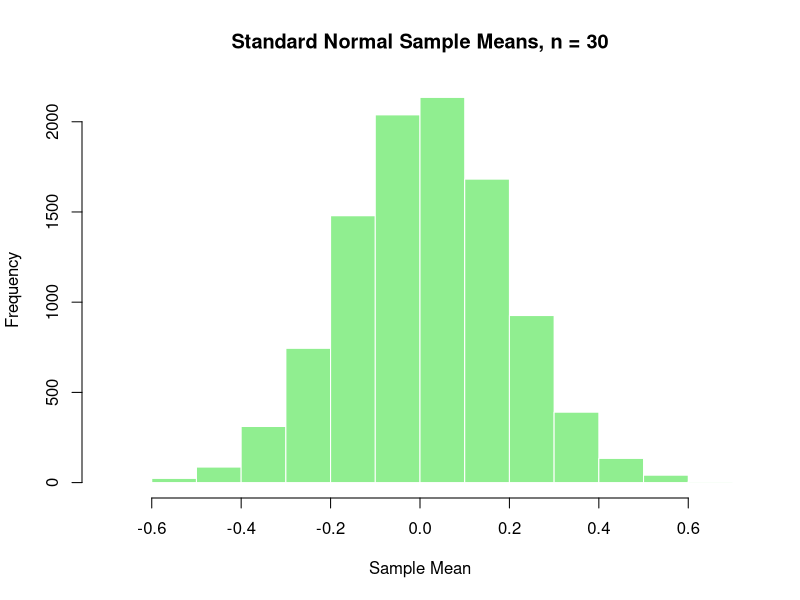
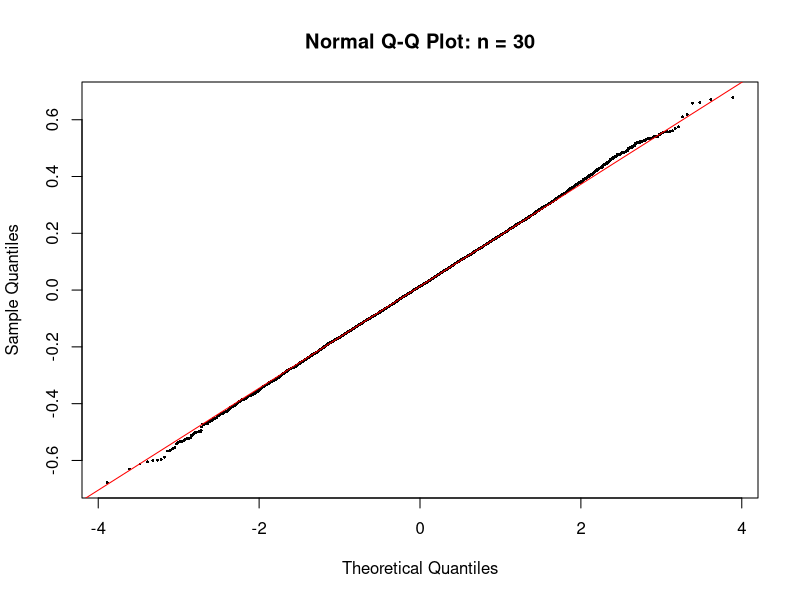
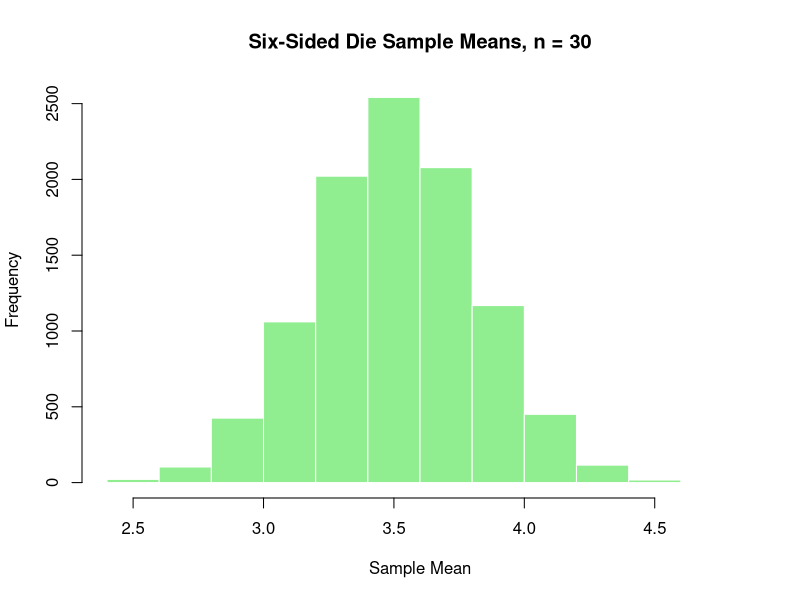
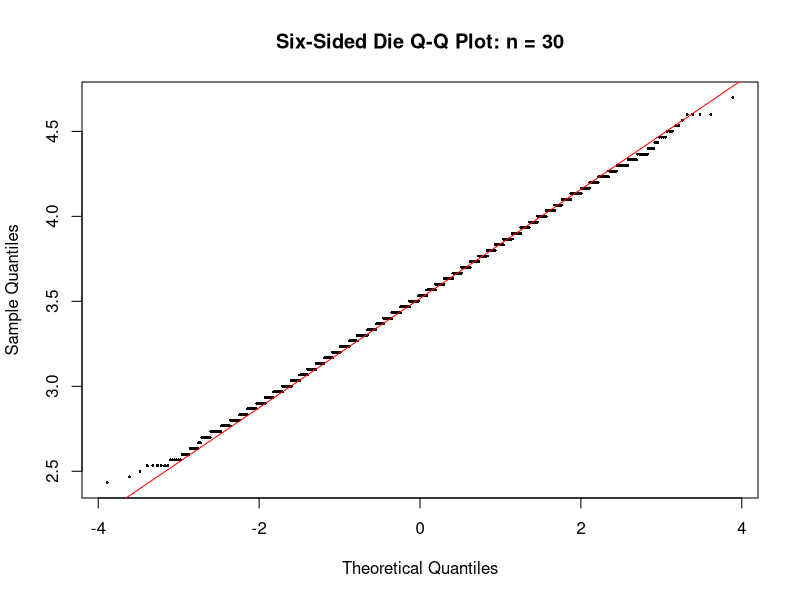
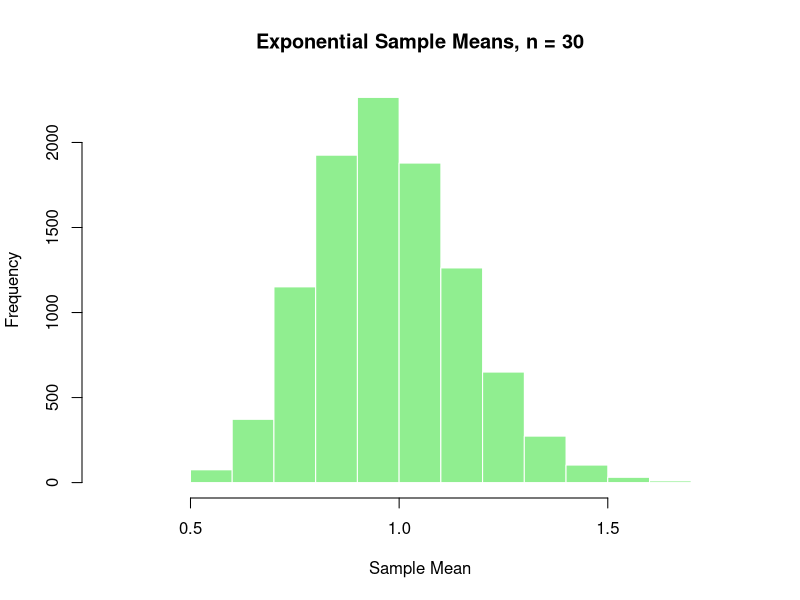
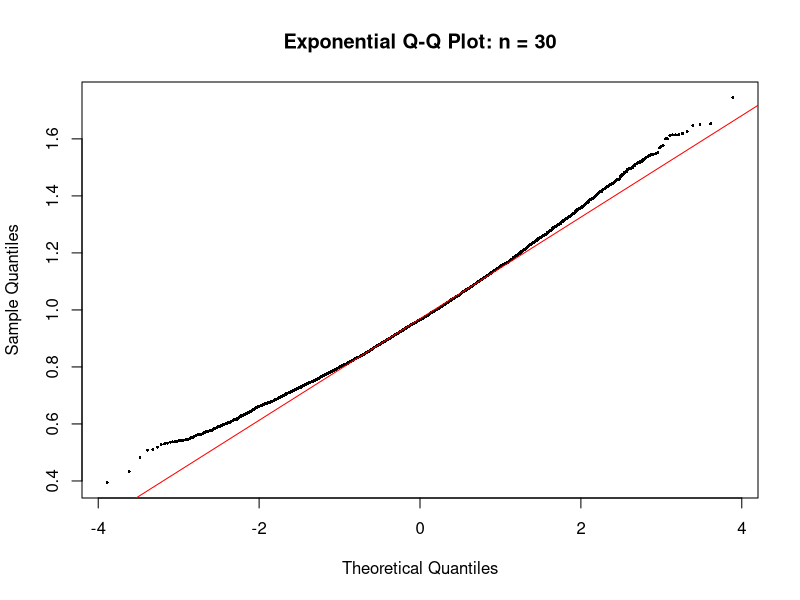
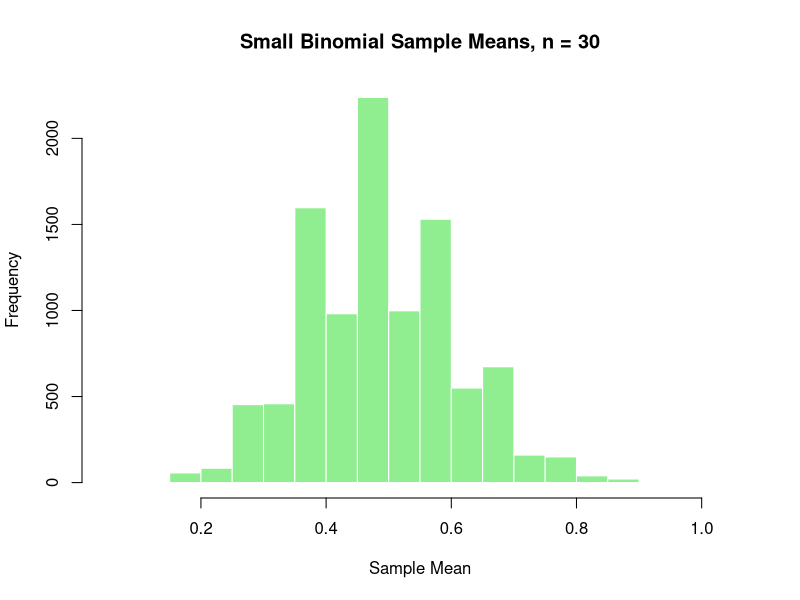
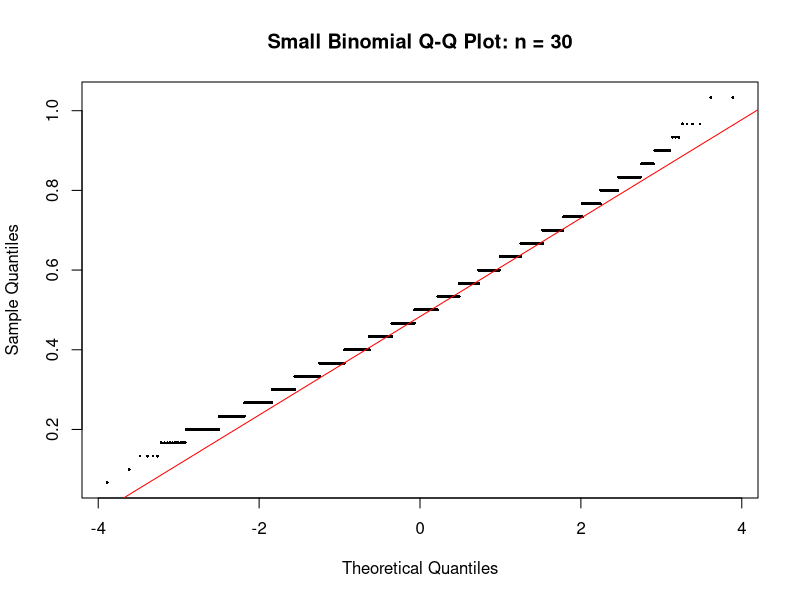

Reproduce these figures in R, in order.
## ---- chunk 1
set.seed(7751)

normal_population <- rnorm(
  10000,
  mean = 0,
  sd = 1
)

normal_means_30 <- replicate(
  10000,
  mean(sample(normal_population, size = 30, replace = TRUE))
)

hist(
  normal_means_30,
  main = "Standard Normal Sample Means, n = 30",
  xlab = "Sample Mean",
  col = "lightgreen",
  border = "white"
)
## ---- chunk 2
qqnorm(
  normal_means_30,
  main = "Normal Q-Q Plot: n = 30",
  pch = 16,
  cex = 0.4
)

qqline(
  normal_means_30,
  col = "red"
)
## ---- chunk 3
set.seed(7751)

die_population <- sample(
  1:6,
  size = 10000,
  replace = TRUE
)

die_means_30 <- replicate(
  10000,
  mean(sample(die_population, size = 30, replace = TRUE))
)

hist(
  die_means_30,
  main = "Six-Sided Die Sample Means, n = 30",
  xlab = "Sample Mean",
  col = "lightgreen",
  border = "white"
)
## ---- chunk 4
qqnorm(
  die_means_30,
  main = "Six-Sided Die Q-Q Plot: n = 30",
  pch = 16,
  cex = 0.4
)

qqline(
  die_means_30,
  col = "red"
)
## ---- chunk 5
set.seed(7751)

exponential_population <- rexp(
  10000,
  rate = 1
)

exponential_means_30 <- replicate(
  10000,
  mean(sample(exponential_population, size = 30, replace = TRUE))
)

hist(
  exponential_means_30,
  main = "Exponential Sample Means, n = 30",
  xlab = "Sample Mean",
  col = "lightgreen",
  border = "white"
)
## ---- chunk 6
qqnorm(
  exponential_means_30,
  main = "Exponential Q-Q Plot: n = 30",
  pch = 16,
  cex = 0.4
)

qqline(
  exponential_means_30,
  col = "red"
)
## ---- chunk 7
set.seed(7751)

binomial_population <- rbinom(
  10000,
  size = 5,
  prob = 0.10
)

binomial_means_30 <- replicate(
  10000,
  mean(sample(binomial_population, size = 30, replace = TRUE))
)

hist(
  binomial_means_30,
  main = "Small Binomial Sample Means, n = 30",
  xlab = "Sample Mean",
  col = "lightgreen",
  border = "white"
)
## ---- chunk 8
qqnorm(
  binomial_means_30,
  main = "Small Binomial Q-Q Plot: n = 30",
  pch = 16,
  cex = 0.4
)

qqline(
  binomial_means_30,
  col = "red"
)
## ---- chunk 9
set.seed(7751)

cauchy_population <- rcauchy(
  10000,
  location = 0,
  scale = 1
)

cauchy_means_30 <- replicate(
  10000,
  mean(sample(cauchy_population, size = 30, replace = TRUE))
)

hist(
  cauchy_means_30,
  breaks = 100,
  xlim = c(-10, 10),
  main = "Cauchy Sample Means, n = 30",
  xlab = "Sample Mean",
  col = "lightgreen",
  border = "white"
)
## ---- chunk 10
qqnorm(
  cauchy_means_30,
  main = "Cauchy Q-Q Plot: n = 30",
  pch = 16,
  cex = 0.4
)

qqline(
  cauchy_means_30,
  col = "red"
)
## ---- chunk 11
set.seed(7751)

sample_sizes <- c(1, 5, 10, 20, 30, 50, 100)
n_simulations <- 10000

normal_population <- rnorm(10000, mean = 0, sd = 1)
die_population <- sample(1:6, size = 10000, replace = TRUE)
exponential_population <- rexp(10000, rate = 1)
binomial_population <- rbinom(10000, size = 5, prob = 0.10)
cauchy_population <- rcauchy(10000)

make_summary_rows <- function(
    population_name,
    population,
    theoretical_mean,
    theoretical_sd
) {
  
  do.call(
    rbind,
    lapply(sample_sizes, function(n) {
      
      sample_means <- replicate(
        n_simulations,
        mean(sample(population, size = n, replace = TRUE))
      )
      
      data.frame(
        population = population_name,
        sample_size = n,
        simulated_mean = mean(sample_means),
        simulated_sd = sd(sample_means),
        theoretical_mean = theoretical_mean,
        theoretical_se = theoretical_sd / sqrt(n)
      )
    })
  )
}

summary_table <- rbind(
  make_summary_rows("Standard Normal", normal_population, 0, 1),
  make_summary_rows("Six-Sided Die", die_population, 3.5, sqrt(35 / 12)),
  make_summary_rows("Exponential", exponential_population, 1, 1),
  make_summary_rows("Small Binomial", binomial_population, 0.5, sqrt(0.45)),
  make_summary_rows("Cauchy", cauchy_population, NA, NA)
)

summary_table$simulated_mean <- round(summary_table$simulated_mean, 3)
summary_table$simulated_sd <- round(summary_table$simulated_sd, 3)
summary_table$theoretical_mean <- round(summary_table$theoretical_mean, 3)
summary_table$theoretical_se <- round(summary_table$theoretical_se, 3)

knitr::kable(
  summary_table,
  caption = "Monte Carlo Summary Across Sample Sizes"
)
